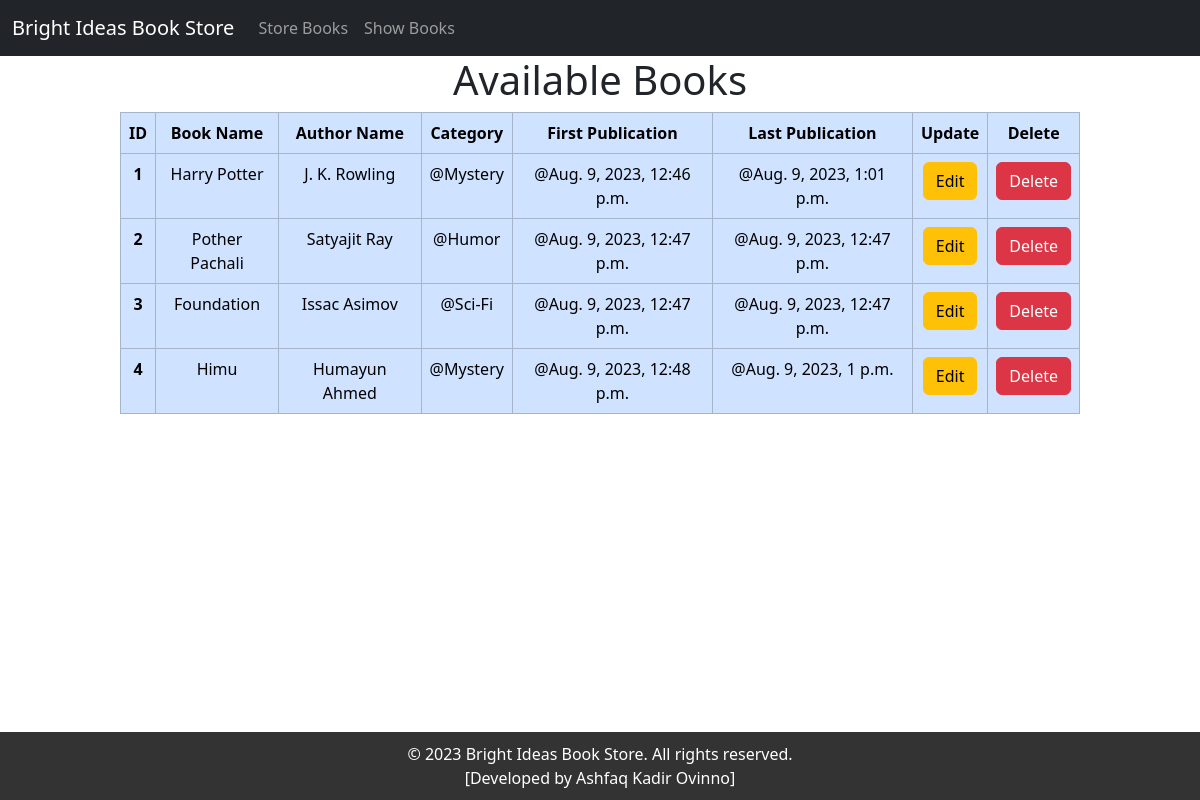
/show_books/, run on an earlier commit of the app's database.
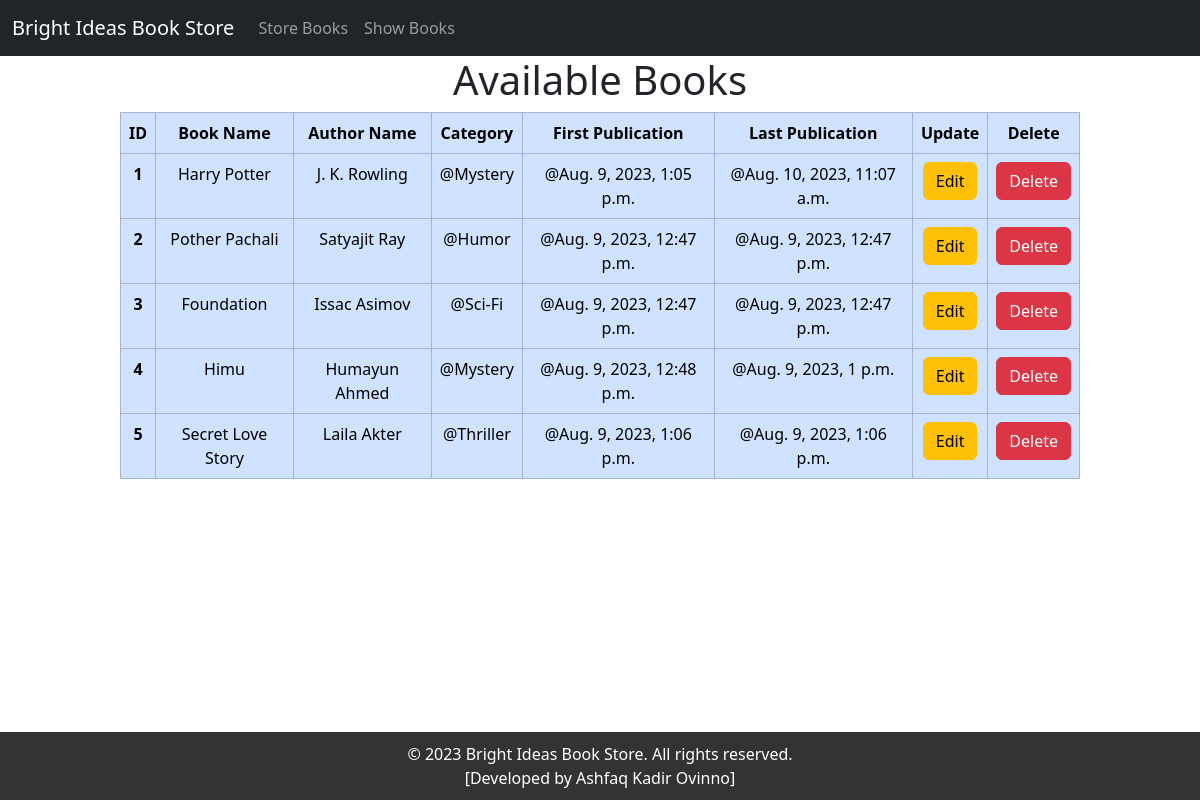
And on a later commit of the database.
### book/models.py (models this page shows)
class BookStoreModel(models.Model):
    CATEGORY = (
        ('Mystery', 'Mystery'),
        ('Thriller', 'Thriller'),
        ('Sci-Fi', 'Sci-Fi'),
        ('Humor', 'Humor'),
        ('Horror', 'Horror'),
    )
    id = models.IntegerField(primary_key=True)
    book_name = models.CharField(max_length=30)
    author = models.CharField(max_length=30)
    category = models.CharField(max_length=30, choices=CATEGORY)
    first_pub = models.DateTimeField(auto_now_add=True) # first entry
    last_pub = models.DateTimeField(auto_now=True) # edited entry

### book/views.py (the view)
# urls.py: path('show_books/', show_book, name='show_book'),
def show_book(request):
    book = BookStoreModel.objects.all()
    return render(request, 'show_book.html', {'data': book})

### book/templates/show_book.html (shortened to what this page needs)
{% extends 'base.html' %}
{% block content %}
<div style="width: 50%; margin: auto; text-align: center">
  <h1>Available Books</h1>
  {% if data %}
</div>
<div style="width: 80%; margin: auto; text-align: center">
  <table class="table table-bordered table-primary">
    <thead>
      <tr>
        <th scope="col">ID</th>
        <th scope="col">Book Name</th>
        <th scope="col">Author Name</th>
        <th scope="col">Category</th>
        <th scope="col">First Publication</th>
        <th scope="col">Last Publication</th>
        <th scope="col">Update</th>
        <th scope="col">Delete</th>
      </tr>
    </thead>
    <tbody>
      {% for item in data %}
      <tr>
        <th scope="row">{{item.id}}</th>
        <td>{{item.book_name}}</td>
        <td>{{item.author}}</td>
        <td>@{{item.category}}</td>
        <td>@{{item.first_pub}}</td>
        <td>@{{item.last_pub}}</td>
        <td>
          <a href="{% url 'edit_book' id=item.id %}" class="btn btn-warning"
            >Edit</a
          >
        </td>
        <td>
          <a href="{% url 'delete_book' id=item.id %}" class="btn btn-danger"
            >Delete</a
        </td>
      </tr>
      {% endfor %}
    </tbody>
  </table>
{% else %}
  <h3>No Data Available</h3>
  {% endif %}
</div>
{% endblock %}

### book/templates/base.html (shortened to what this page needs)
<!DOCTYPE html>
<html lang="en">
  <head>
    <link
      href="https://cdn.jsdelivr.net/npm/bootstrap@5.3.1/dist/css/bootstrap.min.css"
      rel="stylesheet"
    />
  </head>
  <body>
    <div>
      <nav class="navbar navbar-expand-lg bg-dark" data-bs-theme="dark">
        <div class="container-fluid">
          <a class="navbar-brand" href="{% url 'homepage' %}"
            >Bright Ideas Book Store</a
          >
          <div class="collapse navbar-collapse" id="navbarNavAltMarkup">
            <div class="navbar-nav">
              <a class="nav-link" href="{% url 'store_book' %}">Store Books</a>
              <a class="nav-link" href="{% url 'show_book' %}">Show Books</a>
            </div>
          </div>
        </div>
      </nav>
      {% block content %}{% endblock %}
      <div
        style="
          text-align: center;
          padding: 10px;
          background-color: #333;
          color: white;
          position: fixed;
          bottom: 0;
          width: 100%;
        "
      >
        <span>&copy; 2023 Bright Ideas Book Store. All rights reserved.</span>
        <br />
        <span>[Developed by Ashfaq Kadir Ovinno]</span>
      </div>
    </div>
  </body>
</html>

What changed in the data, as far as the page shows it:
changed BookStoreModel "Harry Potter": first_pub "Aug. 9, 2023, 12:46 p.m." → "Aug. 9, 2023, 1:05 p.m."; last_pub "Aug. 9, 2023, 1:01 p.m." → "Aug. 10, 2023, 11:07 a.m."
added BookStoreModel: id "5", book_name "Secret Love Story", author "Laila Akter", category "Thriller", first_pub "Aug. 9, 2023, 1:06 p.m.", last_pub "Aug. 9, 2023, 1:06 p.m."
